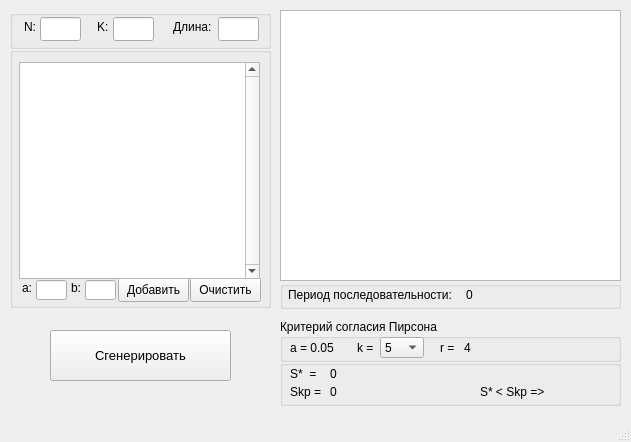
<?xml version="1.0" encoding="UTF-8"?>
<ui version="4.0">
 <class>MainWindow</class>
 <widget class="QMainWindow" name="MainWindow">
  <property name="geometry">
   <rect>
    <x>0</x>
    <y>0</y>
    <width>631</width>
    <height>442</height>
   </rect>
  </property>
  <property name="minimumSize">
   <size>
    <width>631</width>
    <height>413</height>
   </size>
  </property>
  <property name="windowTitle">
   <string>ЛК генератор</string>
  </property>
  <widget class="QWidget" name="centralWidget">
   <widget class="QTextEdit" name="result_TE">
    <property name="geometry">
     <rect>
      <x>280</x>
      <y>10</y>
      <width>341</width>
      <height>271</height>
     </rect>
    </property>
    <property name="font">
     <font>
      <pointsize>9</pointsize>
     </font>
    </property>
   </widget>
   <widget class="QPushButton" name="createSequence_PB">
    <property name="geometry">
     <rect>
      <x>50</x>
      <y>330</y>
      <width>181</width>
      <height>51</height>
     </rect>
    </property>
    <property name="font">
     <font>
      <pointsize>10</pointsize>
     </font>
    </property>
    <property name="text">
     <string>Сгенерировать</string>
    </property>
   </widget>
   <widget class="QGroupBox" name="groupBox">
    <property name="geometry">
     <rect>
      <x>280</x>
      <y>281</y>
      <width>341</width>
      <height>28</height>
     </rect>
    </property>
    <property name="title">
     <string/>
    </property>
    <widget class="QLabel" name="period_LBL">
     <property name="geometry">
      <rect>
       <x>186</x>
       <y>6</y>
       <width>121</width>
       <height>16</height>
      </rect>
     </property>
     <property name="text">
      <string>0</string>
     </property>
    </widget>
    <widget class="QLabel" name="label_4">
     <property name="geometry">
      <rect>
       <x>8</x>
       <y>6</y>
       <width>177</width>
       <height>16</height>
      </rect>
     </property>
     <property name="text">
      <string>Период последовательности:</string>
     </property>
    </widget>
   </widget>
   <widget class="QGroupBox" name="groupBox_2">
    <property name="geometry">
     <rect>
      <x>280</x>
      <y>319</y>
      <width>341</width>
      <height>43</height>
     </rect>
    </property>
    <property name="title">
     <string>Критерий согласия Пирсона</string>
    </property>
    <widget class="QLabel" name="alpha_LBL">
     <property name="geometry">
      <rect>
       <x>10</x>
       <y>21</y>
       <width>51</width>
       <height>16</height>
      </rect>
     </property>
     <property name="text">
      <string>a = 0.05</string>
     </property>
    </widget>
    <widget class="QComboBox" name="comboBox">
     <property name="geometry">
      <rect>
       <x>100</x>
       <y>18</y>
       <width>44</width>
       <height>21</height>
      </rect>
     </property>
     <property name="currentText">
      <string>5</string>
     </property>
     <property name="currentIndex">
      <number>3</number>
     </property>
     <item>
      <property name="text">
       <string>2</string>
      </property>
     </item>
     <item>
      <property name="text">
       <string>3</string>
      </property>
     </item>
     <item>
      <property name="text">
       <string>4</string>
      </property>
     </item>
     <item>
      <property name="text">
       <string>5</string>
      </property>
     </item>
     <item>
      <property name="text">
       <string>6</string>
      </property>
     </item>
     <item>
      <property name="text">
       <string>7</string>
      </property>
     </item>
     <item>
      <property name="text">
       <string>8</string>
      </property>
     </item>
     <item>
      <property name="text">
       <string>9</string>
      </property>
     </item>
     <item>
      <property name="text">
       <string>10</string>
      </property>
     </item>
     <item>
      <property name="text">
       <string>11</string>
      </property>
     </item>
     <item>
      <property name="text">
       <string>12</string>
      </property>
     </item>
     <item>
      <property name="text">
       <string>13</string>
      </property>
     </item>
     <item>
      <property name="text">
       <string>14</string>
      </property>
     </item>
     <item>
      <property name="text">
       <string>15</string>
      </property>
     </item>
    </widget>
    <widget class="QLabel" name="label_5">
     <property name="geometry">
      <rect>
       <x>77</x>
       <y>21</y>
       <width>21</width>
       <height>16</height>
      </rect>
     </property>
     <property name="text">
      <string>k = </string>
     </property>
    </widget>
    <widget class="QLabel" name="label_6">
     <property name="geometry">
      <rect>
       <x>160</x>
       <y>21</y>
       <width>21</width>
       <height>16</height>
      </rect>
     </property>
     <property name="text">
      <string>r =</string>
     </property>
    </widget>
    <widget class="QLabel" name="r_LBL">
     <property name="geometry">
      <rect>
       <x>184</x>
       <y>21</y>
       <width>21</width>
       <height>16</height>
      </rect>
     </property>
     <property name="text">
      <string>4</string>
     </property>
    </widget>
   </widget>
   <widget class="QGroupBox" name="groupBox_3">
    <property name="geometry">
     <rect>
      <x>280</x>
      <y>360</y>
      <width>341</width>
      <height>46</height>
     </rect>
    </property>
    <property name="title">
     <string/>
    </property>
    <widget class="QLabel" name="label_7">
     <property name="geometry">
      <rect>
       <x>10</x>
       <y>6</y>
       <width>41</width>
       <height>16</height>
      </rect>
     </property>
     <property name="text">
      <string>S*  =</string>
     </property>
    </widget>
    <widget class="QLabel" name="S_LBL">
     <property name="geometry">
      <rect>
       <x>50</x>
       <y>6</y>
       <width>111</width>
       <height>16</height>
      </rect>
     </property>
     <property name="text">
      <string>0</string>
     </property>
    </widget>
    <widget class="QLabel" name="label_8">
     <property name="geometry">
      <rect>
       <x>10</x>
       <y>24</y>
       <width>38</width>
       <height>16</height>
      </rect>
     </property>
     <property name="text">
      <string>Skp =</string>
     </property>
    </widget>
    <widget class="QLabel" name="Skp_LBL">
     <property name="geometry">
      <rect>
       <x>50</x>
       <y>24</y>
       <width>91</width>
       <height>16</height>
      </rect>
     </property>
     <property name="text">
      <string>0</string>
     </property>
    </widget>
    <widget class="QLabel" name="pearsonTest_LBL">
     <property name="geometry">
      <rect>
       <x>200</x>
       <y>24</y>
       <width>134</width>
       <height>16</height>
      </rect>
     </property>
     <property name="text">
      <string>S* &lt; Skp =&gt;</string>
     </property>
    </widget>
   </widget>
   <widget class="QGroupBox" name="groupBox_4">
    <property name="geometry">
     <rect>
      <x>10</x>
      <y>47</y>
      <width>261</width>
      <height>261</height>
     </rect>
    </property>
    <property name="title">
     <string/>
    </property>
    <widget class="QLabel" name="label_9">
     <property name="geometry">
      <rect>
       <x>12</x>
       <y>233</y>
       <width>16</width>
       <height>16</height>
      </rect>
     </property>
     <property name="text">
      <string>a:</string>
     </property>
    </widget>
    <widget class="QLineEdit" name="b_LE">
     <property name="geometry">
      <rect>
       <x>75</x>
       <y>233</y>
       <width>31</width>
       <height>20</height>
      </rect>
     </property>
    </widget>
    <widget class="QLineEdit" name="a_LE">
     <property name="geometry">
      <rect>
       <x>26</x>
       <y>233</y>
       <width>31</width>
       <height>20</height>
      </rect>
     </property>
    </widget>
    <widget class="QLabel" name="label_10">
     <property name="geometry">
      <rect>
       <x>61</x>
       <y>233</y>
       <width>16</width>
       <height>16</height>
      </rect>
     </property>
     <property name="text">
      <string>b:</string>
     </property>
    </widget>
    <widget class="QPushButton" name="addVec_PB">
     <property name="geometry">
      <rect>
       <x>108</x>
       <y>230</y>
       <width>71</width>
       <height>25</height>
      </rect>
     </property>
     <property name="text">
      <string>Добавить</string>
     </property>
    </widget>
    <widget class="QPushButton" name="clearTW_PB">
     <property name="geometry">
      <rect>
       <x>180</x>
       <y>230</y>
       <width>71</width>
       <height>25</height>
      </rect>
     </property>
     <property name="text">
      <string>Очистить</string>
     </property>
    </widget>
    <widget class="QTableWidget" name="tableWidget">
     <property name="geometry">
      <rect>
       <x>9</x>
       <y>15</y>
       <width>241</width>
       <height>217</height>
      </rect>
     </property>
     <property name="verticalScrollBarPolicy">
      <enum>Qt::ScrollBarAlwaysOn</enum>
     </property>
     <property name="selectionMode">
      <enum>QAbstractItemView::NoSelection</enum>
     </property>
     <attribute name="verticalHeaderVisible">
      <bool>true</bool>
     </attribute>
    </widget>
   </widget>
   <widget class="QGroupBox" name="groupBox_5">
    <property name="geometry">
     <rect>
      <x>10</x>
      <y>10</y>
      <width>261</width>
      <height>39</height>
     </rect>
    </property>
    <property name="title">
     <string/>
    </property>
    <widget class="QLineEdit" name="length_LE">
     <property name="geometry">
      <rect>
       <x>208</x>
       <y>7</y>
       <width>41</width>
       <height>24</height>
      </rect>
     </property>
     <property name="text">
      <string/>
     </property>
    </widget>
    <widget class="QLabel" name="label_3">
     <property name="geometry">
      <rect>
       <x>163</x>
       <y>9</y>
       <width>41</width>
       <height>16</height>
      </rect>
     </property>
     <property name="text">
      <string>Длина:</string>
     </property>
    </widget>
    <widget class="QLineEdit" name="K_LE">
     <property name="geometry">
      <rect>
       <x>103</x>
       <y>7</y>
       <width>41</width>
       <height>24</height>
      </rect>
     </property>
    </widget>
    <widget class="QLabel" name="label_2">
     <property name="geometry">
      <rect>
       <x>87</x>
       <y>9</y>
       <width>16</width>
       <height>16</height>
      </rect>
     </property>
     <property name="text">
      <string>K:</string>
     </property>
    </widget>
    <widget class="QLabel" name="label">
     <property name="geometry">
      <rect>
       <x>14</x>
       <y>9</y>
       <width>16</width>
       <height>16</height>
      </rect>
     </property>
     <property name="text">
      <string>N:</string>
     </property>
    </widget>
    <widget class="QLineEdit" name="N_LE">
     <property name="geometry">
      <rect>
       <x>30</x>
       <y>7</y>
       <width>41</width>
       <height>24</height>
      </rect>
     </property>
    </widget>
   </widget>
  </widget>
  <widget class="QMenuBar" name="menuBar">
   <property name="geometry">
    <rect>
     <x>0</x>
     <y>0</y>
     <width>631</width>
     <height>25</height>
    </rect>
   </property>
  </widget>
  <widget class="QStatusBar" name="statusBar"/>
 </widget>
 <layoutdefault spacing="6" margin="11"/>
 <resources/>
 <connections/>
</ui>
